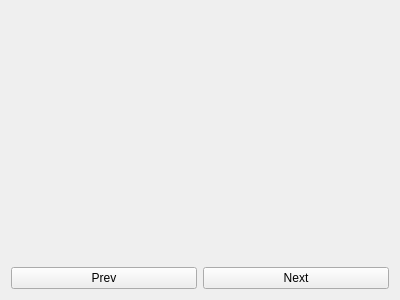
<?xml version="1.0" encoding="UTF-8"?>
<ui version="4.0">
 <class>widget_stacks_pose_estimation</class>
 <widget class="QWidget" name="widget_stacks_pose_estimation">
  <property name="geometry">
   <rect>
    <x>0</x>
    <y>0</y>
    <width>400</width>
    <height>300</height>
   </rect>
  </property>
  <property name="windowTitle">
   <string>Form</string>
  </property>
  <layout class="QVBoxLayout" name="verticalLayout">
   <item>
    <widget class="QStackedWidget" name="stackedWidget">
     <widget class="QWidget" name="page"/>
     <widget class="QWidget" name="page_2"/>
    </widget>
   </item>
   <item>
    <layout class="QHBoxLayout" name="horizontalLayout">
     <item>
      <widget class="QPushButton" name="pushButtonPrev">
       <property name="text">
        <string>Prev</string>
       </property>
      </widget>
     </item>
     <item>
      <widget class="QPushButton" name="pushButtonNext">
       <property name="text">
        <string>Next</string>
       </property>
      </widget>
     </item>
    </layout>
   </item>
  </layout>
 </widget>
 <resources/>
 <connections/>
</ui>
